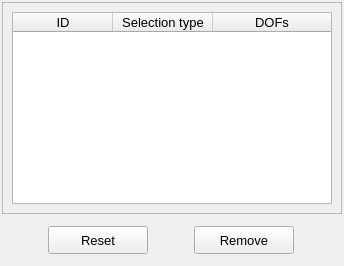
           <widget class="QWidget" name="tab_remove">
            <attribute name="title">
             <string>Remove</string>
            </attribute>
            <layout class="QGridLayout" name="gridLayout_9">
             <property name="leftMargin">
              <number>2</number>
             </property>
             <property name="topMargin">
              <number>2</number>
             </property>
             <property name="rightMargin">
              <number>2</number>
             </property>
             <property name="bottomMargin">
              <number>2</number>
             </property>
             <property name="spacing">
              <number>2</number>
             </property>
             <item row="0" column="0">
              <widget class="QFrame" name="frame_5">
               <property name="frameShape">
                <enum>QFrame::StyledPanel</enum>
               </property>
               <property name="frameShadow">
                <enum>QFrame::Raised</enum>
               </property>
               <layout class="QGridLayout" name="gridLayout_2">
                <item row="0" column="0">
                 <widget class="QTreeWidget" name="treeWidget_prescribed_dofs">
                  <property name="minimumSize">
                   <size>
                    <width>320</width>
                    <height>170</height>
                   </size>
                  </property>
                  <property name="maximumSize">
                   <size>
                    <width>320</width>
                    <height>200</height>
                   </size>
                  </property>
                  <property name="font">
                   <font>
                    <family>MS Shell Dlg 2</family>
                    <pointsize>10</pointsize>
                    <italic>false</italic>
                   </font>
                  </property>
                  <property name="toolTip">
                   <string>Select a node to remove the attributed boundary condition.</string>
                  </property>
                  <property name="indentation">
                   <number>1</number>
                  </property>
                  <property name="headerHidden">
                   <bool>false</bool>
                  </property>
                  <attribute name="headerHighlightSections">
                   <bool>false</bool>
                  </attribute>
                  <attribute name="headerShowSortIndicator" stdset="0">
                   <bool>false</bool>
                  </attribute>
                  <attribute name="headerStretchLastSection">
                   <bool>true</bool>
                  </attribute>
                  <column>
                   <property name="text">
                    <string>ID</string>
                   </property>
                   <property name="textAlignment">
                    <set>AlignCenter</set>
                   </property>
                  </column>
                  <column>
                   <property name="text">
                    <string>Selection type</string>
                   </property>
                   <property name="textAlignment">
                    <set>AlignCenter</set>
                   </property>
                  </column>
                  <column>
                   <property name="text">
                    <string>DOFs</string>
                   </property>
                   <property name="textAlignment">
                    <set>AlignCenter</set>
                   </property>
                  </column>
                 </widget>
                </item>
               </layout>
              </widget>
             </item>
             <item row="1" column="0">
              <widget class="QFrame" name="frame_3">
               <property name="minimumSize">
                <size>
                 <width>320</width>
                 <height>48</height>
                </size>
               </property>
               <property name="maximumSize">
                <size>
                 <width>16777215</width>
                 <height>48</height>
                </size>
               </property>
               <property name="frameShape">
                <enum>QFrame::NoFrame</enum>
               </property>
               <property name="frameShadow">
                <enum>QFrame::Raised</enum>
               </property>
               <layout class="QGridLayout" name="gridLayout_8">
                <property name="leftMargin">
                 <number>4</number>
                </property>
                <property name="topMargin">
                 <number>4</number>
                </property>
                <property name="rightMargin">
                 <number>4</number>
                </property>
                <property name="bottomMargin">
                 <number>4</number>
                </property>
                <property name="spacing">
                 <number>4</number>
                </property>
                <item row="0" column="0">
                 <widget class="QPushButton" name="pushButton_reset">
                  <property name="minimumSize">
                   <size>
                    <width>100</width>
                    <height>28</height>
                   </size>
                  </property>
                  <property name="maximumSize">
                   <size>
                    <width>100</width>
                    <height>28</height>
                   </size>
                  </property>
                  <property name="font">
                   <font>
                    <family>MS Shell Dlg 2</family>
                    <pointsize>10</pointsize>
                    <weight>50</weight>
                    <italic>false</italic>
                    <bold>false</bold>
                   </font>
                  </property>
                  <property name="styleSheet">
                   <string notr="true"/>
                  </property>
                  <property name="text">
                   <string>Reset</string>
                  </property>
                 </widget>
                </item>
                <item row="0" column="1">
                 <widget class="QPushButton" name="pushButton_remove">
                  <property name="minimumSize">
                   <size>
                    <width>100</width>
                    <height>28</height>
                   </size>
                  </property>
                  <property name="maximumSize">
                   <size>
                    <width>100</width>
                    <height>28</height>
                   </size>
                  </property>
                  <property name="font">
                   <font>
                    <family>MS Shell Dlg 2</family>
                    <pointsize>10</pointsize>
                    <weight>50</weight>
                    <italic>false</italic>
                    <bold>false</bold>
                   </font>
                  </property>
                  <property name="styleSheet">
                   <string notr="true"/>
                  </property>
                  <property name="text">
                   <string>Remove</string>
                  </property>
                 </widget>
                </item>
               </layout>
              </widget>
             </item>
            </layout>
           </widget>
